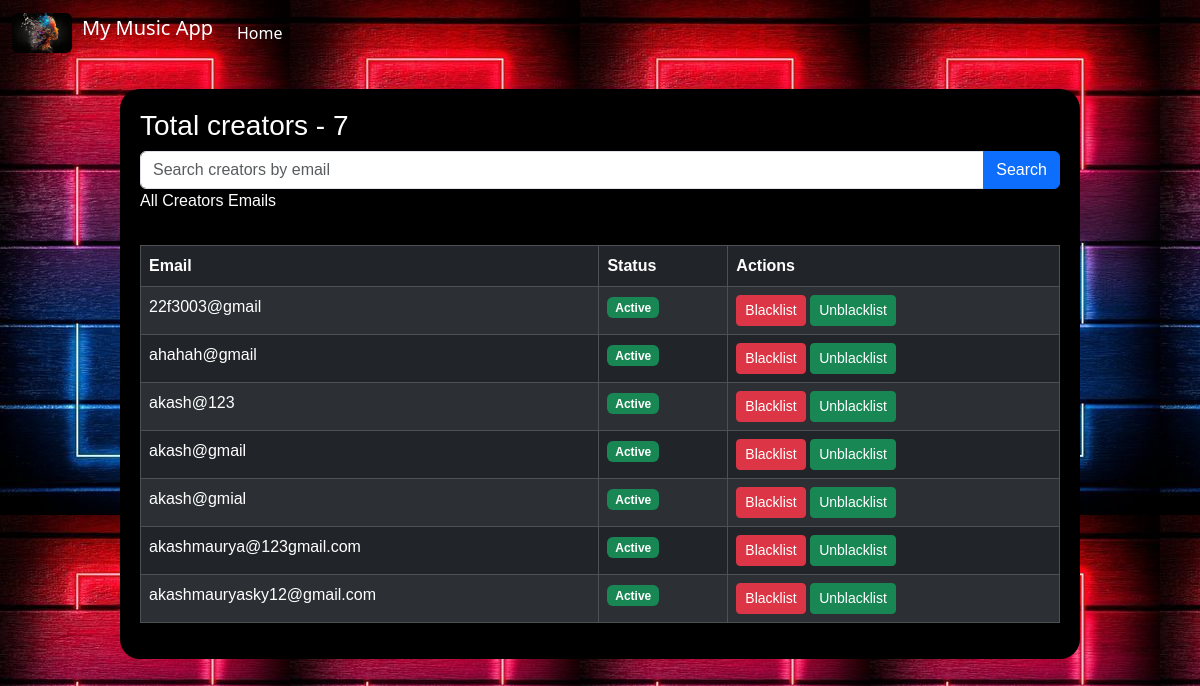
Page /get_all_creators on the earlier database version.
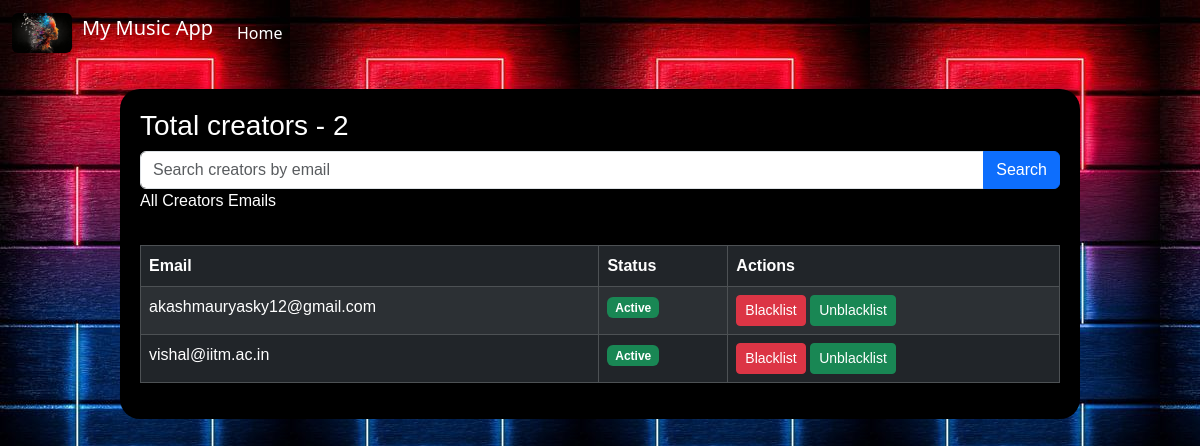
Same page on the later database version.
### tables this page shows
CREATE TABLE creator (
                id INTEGER PRIMARY KEY AUTOINCREMENT,
                email TEXT UNIQUE NOT NULL,
                password TEXT NOT NULL
                
            , blacklisted INTEGER DEFAULT 0);

### adminpage.py (the view)
@adminpage_bp.route('/get_all_creators', methods=['GET'], endpoint='get_all_creators')
def get_all_creators():
    search_query = request.args.get('search_query', '')
    creator_emails = get_creator_emails(search_query)
    email_blacklisted = get_email_blacklisted_status(creator_emails)
    return render_template('creator_emails.html', creator_emails=creator_emails, email_blacklisted=email_blacklisted)

### adminpage.py (called while the page is built)
def get_creator_emails(search_query=''):
    query = 'SELECT email FROM creator'
    if search_query:
        query += f" WHERE email LIKE '%{search_query}%'"
    with sqlite3.connect('song.db') as conn:
        cursor = conn.cursor()
        cursor.execute(query)
        creator_emails = [row[0] for row in cursor.fetchall()]
    return creator_emails

def get_email_blacklisted_status(emails):
    query = 'SELECT email, blacklisted FROM creator WHERE email IN ({})'.format(','.join(['?']*len(emails)))
    with sqlite3.connect('song.db') as conn:
        cursor = conn.cursor()
        cursor.execute(query, tuple(emails))
        email_blacklisted = {row[0]: row[1] for row in cursor.fetchall()}
    return email_blacklisted

### templates/creator_emails.html (shortened to what this page needs)
<!DOCTYPE html>
<html lang="en">
<head>
    <link href="https://cdn.jsdelivr.net/npm/bootstrap@5.3.2/dist/css/bootstrap.min.css" rel="stylesheet"
>
</head>
<body>
    <nav class="navbar navbar-expand-lg">
        <div class="container-fluid">
            <a class="navbar-brand" href="/" style="color: white;">
                <img src="static/logo.jpg" class="rounded float-start" style="max-height: 40px; margin-right: 10px;"> My Music App
            </a>
            <div class="collapse navbar-collapse" id="navbarSupportedContent">
                <ul class="navbar-nav me-auto mb-2 mb-lg-0">
                    <li class="nav-item">
                        <a class="nav-link active" aria-current="page" href="/" style="color: white;">Home</a>
                    </li>
                </ul>
            </div>
        </div>
    </nav>
    <div class="container">
        <h3>Total creators - {{ creator_emails | length }}</h3>
        <form method="GET" action="{{ url_for('adminpage.get_all_creators') }}" class="mb-3">
            <div class="input-group">
                <input type="text" class="form-control" name="search_query" placeholder="Search creators by email">
                <button type="submit" class="btn btn-primary">Search</button>
            </div>
            <p>All Creators Emails</p>
        </form>
        <table class="table table-dark table-striped table-bordered">
            <thead>
                <tr>
                    <th>Email</th>
                    <th>Status</th>
                    <th>Actions</th>
                </tr>
            </thead>
            <tbody>
                {% for email in creator_emails %}
                <tr>
                    <td>{{ email }}</td>
                    <td>
                        {% if email_blacklisted[email] %}
                            <span class="badge bg-danger">Blacklisted</span>
                        {% else %}
                            <span class="badge bg-success">Active</span>
                        {% endif %}
                    </td>
                    <td>
                        {% if not email_blacklisted[email] %}
                            <form method="post" action="{{ url_for('adminpage.blacklist_creator', email=email) }}" style="display:inline;">
                                <button type="submit" class="btn btn-danger btn-sm">Blacklist</button>
                            </form>
                        {% endif %}
                        <form method="post" action="{{ url_for('adminpage.unblacklist_creator', email=email) }}" style="display:inline;">
                            <button type="submit" class="btn btn-success btn-sm">Unblacklist</button>
                        </form>
                    </td>
                </tr>
                {% endfor %}
            </tbody>
        </table>
    </div>
</body>
</html>

Differences in the rows shown:
removed creator: email "22f3003@gmail", shows "Active"
removed creator: email "ahahah@gmail", shows "Active"
removed creator: email "akash@123", shows "Active"
removed creator: email "akash@gmail", shows "Active"
removed creator: email "akash@gmial", shows "Active"
removed creator: email "akashmaurya@123gmail.com", shows "Active"
added creator: email "vishal@iitm.ac.in", shows "Active"
Other differences:
{{ creator_emails | length }}: "7" → "2"
